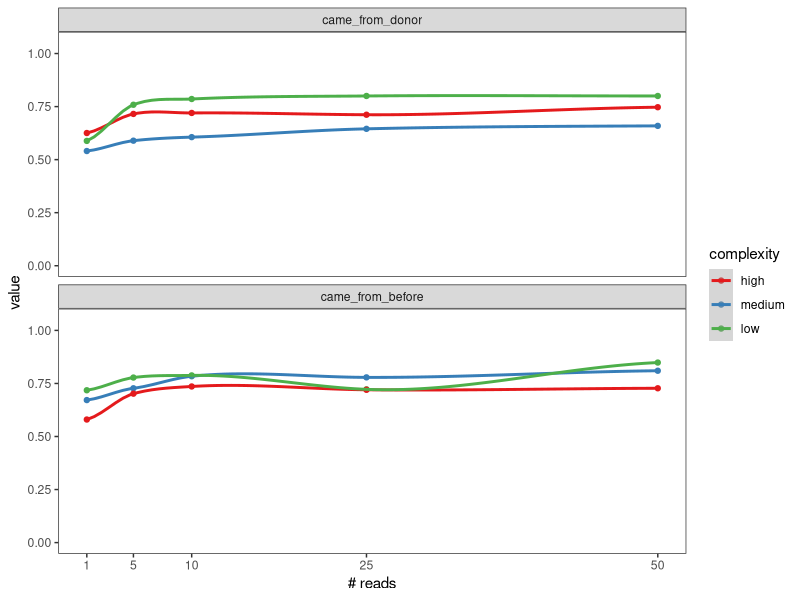

Source code (R):
###################################################################################
# This R code designed to made Figure 2B "The results of the second step of the   #
# RECAST algorithm testing using the simulation datasets (species)" of            #
# Olekhnovich et al. (2020) manuscript                                            #
#                                                                                 #                     
# "Separation of donor and recipient microbial diversity                          #
# allow to determine taxonomic and functional features of                         #
# microbiota restructuring following fecal transplantation"                       #
#                                                                                 #
## E I. Olekhnovich, January 14, 2021                                             #
#                                                                                 #
###################################################################################

# Set work directory 
workdir <- "/home/acari/github/RECAST_project/"
setwd(workdir)

# Set libraries
library(ggplot2)
library(Metrics)
library(stringr)
library(reshape2)

# Make the function for calculate main classification quality metrics
metrics_calc <- function(df){
    y <- as.numeric(unlist(df.sbs["class"]))
    predictions <- as.numeric(unlist(df.sbs["scored.class"]))
    precision <- precision(predictions, y)
    recall <- recall(predictions, y)
    F1 <- (2 * precision * recall) / (precision + recall)
    DF <- data.frame(F1, precision, recall)
    return(DF)
}

# Import data
df.idxstats.all <- read.csv("DATA/simulation_strains.txt", sep = "\t")

# Processing data
df.idxstats.all$coverage[is.na(df.idxstats.all$coverage)] <- 0
df.idxstats.all$mapped[is.na(df.idxstats.all$mapped)] <- 0
df.idxstats.all$coverage[df.idxstats.all$coverage > 0] <- 1
df.idxstats.all$mapped[df.idxstats.all$mapped > 0] <- 1

colnames(df.idxstats.all)[c(4,5)] <- c('scored.class', 'class')

df.idxstats.all$sample <- as.character(df.idxstats.all$sample)

df.f1.from_donor <- NULL
for (i in unique(df.idxstats.all$sample)){
    
    for (k in unique(df.idxstats.all$group)){
        
        df.sbs <- df.idxstats.all[df.idxstats.all$sample == i & df.idxstats.all$group == k,]
        df.sbs <- metrics_calc(df.sbs)
        df.sbs$sample <- i
        df.sbs$group <- k
        df.f1.from_donor <- rbind(df.sbs, df.f1.from_donor)    
    }
}

df.f1.from_donor$nreads <- as.numeric(gsub("high_|medium_|low_|M", "", df.f1.from_donor$sample))
df.f1.from_donor$complexity <- sapply(str_split(df.f1.from_donor$sample, "_"), function(x) x[1])
df.f1.from_donor <- melt(df.f1.from_donor, id.vars = c("sample", "nreads", "group", "complexity"))
colnames(df.f1.from_donor)[5] <- "metrics"
df.f1.from_donor$complexity <- factor(df.f1.from_donor$complexity, levels = c("high", "medium", "low"))

df.f1.from_donor.sbs <- df.f1.from_donor[df.f1.from_donor$metrics == "F1",]
df.f1.from_donor.sbs <- df.f1.from_donor.sbs[df.f1.from_donor.sbs$group != "came_from_both",]
df.f1.from_donor.sbs <- df.f1.from_donor.sbs[df.f1.from_donor.sbs$group != "came_itself",]

df.f1.from_donor.sbs$group <- factor(df.f1.from_donor.sbs$group, levels = c("came_from_donor", "came_from_before"))

# Make the species classification quality plot
from_donor.metrics <- ggplot(df.f1.from_donor.sbs, aes(nreads, value, col = complexity))+
    geom_point()+
    facet_wrap(~group, ncol = 1)+
    stat_smooth()+
    ylim(c(0,1.05))+
    theme_bw()+
    theme(panel.grid.major = element_blank(), panel.grid.minor = element_blank())+
    scale_x_continuous(breaks = c(1,5,10,25,50))+
    # ggtitle("From donor")+
    xlab("# reads")+
    scale_color_brewer(palette = "Set1")

# Save plot
svg(filename="f1_metrics_species.svg", width=4.0, height=5.0)
from_donor.metrics
dev.off()
